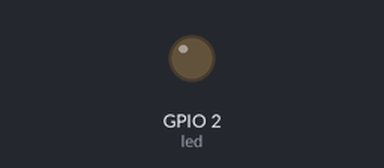
Simulated run of this program. Board: ESP32 board running MicroPython. Parts: output pins drawn as LEDs (lit = HIGH). What the program prints to the serial console is not drawn.

Above: at 0.15 s.
Timing chart, 0 to 40.0 s (numbered marks = the images above):
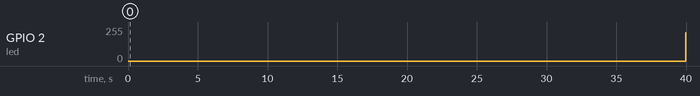

The program:

manip03_led_pwm.py
```python
# Manipulation 04 — LED qui "respire" avec le PWM
# Fablab Ardèche — Atelier d'initiation
# -----------------------------------------------------------------------
# PWM = Pulse Width Modulation = Modulation de Largeur d'Impulsion
#
# Une broche numérique ne peut faire que 0V ou 3,3V — rien entre les deux.
# Le PWM simule un niveau intermédiaire en allumant/éteignant très vite
# la LED (des centaines de fois par seconde).
#
# Si la LED est allumée 50% du temps et éteinte 50% du temps,
# l'œil voit une luminosité à 50%. C'est le "duty cycle" (rapport cyclique).
#
#   duty = 0    → LED éteinte (0% du temps allumée)
#   duty = 512  → LED mi-luminosité (50% du temps allumée)
#   duty = 1023 → LED à pleine luminosité (100% du temps allumée)
#
# Rien à brancher — LED intégrée sur GPIO 2.
# -----------------------------------------------------------------------

from machine import Pin, PWM    # PWM est dans le même module que Pin
import time                     # pour les pauses

# Créer un objet PWM sur la broche GPIO 2
# freq=1000 signifie que la LED clignote 1000 fois par seconde
# (trop rapide pour que l'œil le voit — il perçoit juste la luminosité moyenne)
led = PWM(Pin(2), freq=1000)

print("LED qui respire — appuyer Ctrl+C pour arrêter")

# Boucle infinie : montée puis descente progressive
while True:
    # Montée : de 0 à 1023 par pas de 5
    for luminosite in range(0, 1023, 5):
        led.duty(luminosite)   # régler la luminosité
        time.sleep_ms(5)       # pause de 5 millisecondes entre chaque pas

    # Descente : de 1023 à 0 par pas de 5
    for luminosite in range(1023, 0, -5):
        led.duty(luminosite)
        time.sleep_ms(5)

# -----------------------------------------------------------------------
# EXPÉRIENCES À TESTER DANS LE SHELL (après Ctrl+C) :
#   >>> led.duty(0)      # éteinte
#   >>> led.duty(100)    # très faible
#   >>> led.duty(512)    # moitié
#   >>> led.duty(1023)   # pleine puissance
#
# À RETENIR :
#   - PWM permet de contrôler l'intensité lumineuse d'une LED
#   - PWM sert aussi à contrôler la vitesse d'un moteur ou la position
#     d'un servo-moteur (manips futures)
#   - sleep_ms(5) = pause de 5 millisecondes (plus précis que sleep(0.005))
# -----------------------------------------------------------------------
```

Measured:
- by itself, GPIO 2 (led): 0/255 → 213/255 at 40.0 s
